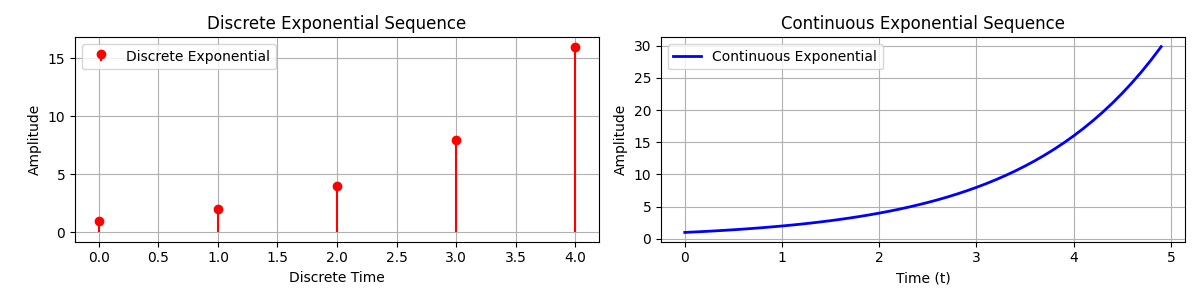

Write the Python code that produced this figure.
import numpy as np
import matplotlib.pyplot as plt

# discrete exponential sequence
def do_exponential_sequence_discrete(base, length):
    return [base ** n for n in range(length)]

# continuous exponential sequence
def do_exponential_sequence_continuous(base, t_start, t_stop, t_step):
    t = np.arange(t_start, t_stop, t_step)  # Continuous time range
    exp_continuous = base ** t  # Exponential function
    return t, exp_continuous

# Parameters for the exponential sequences
exp_base = 2
length = 5
t_start = 0
t_stop = 5
t_step = 0.1

# discrete exponential sequence
exp_sequence_discrete = do_exponential_sequence_discrete(exp_base, length)

# continuous exponential sequence
t_values_continuous, exp_sequence_continuous = (
    do_exponential_sequence_continuous(exp_base, t_start, t_stop, t_step))

# Create side-by-side subplots
fig, axes = plt.subplots(1, 2, figsize=(12, 3))

# Plot the discrete exponential sequence
axes[0].stem(range(length), exp_sequence_discrete, basefmt=" ", linefmt="red",
             markerfmt="o", label="Discrete Exponential")
axes[0].set_title("Discrete Exponential Sequence")
axes[0].set_xlabel("Discrete Time")
axes[0].set_ylabel("Amplitude")
axes[0].grid(True)
axes[0].legend()

# Plot the continuous exponential sequence
axes[1].plot(t_values_continuous, exp_sequence_continuous, color='blue',
             label="Continuous Exponential", linewidth=2)
axes[1].set_title("Continuous Exponential Sequence")
axes[1].set_xlabel("Time (t)")
axes[1].set_ylabel("Amplitude")
axes[1].grid(True)
axes[1].legend()

# Adjust layout for better spacing
plt.tight_layout()
plt.show()
